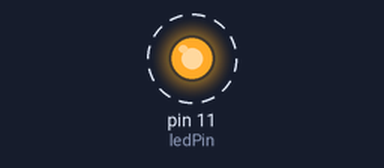
The sketch below on a simulated Arduino Uno, built with avr-gcc and run on an emulated ATmega328P. On the bench: output pins drawn as LEDs (lit = HIGH). Dashed ring = blinking.

Above: at 0.5 s.
Timing chart, 0 to 4.6 s (numbered marks = the images above):
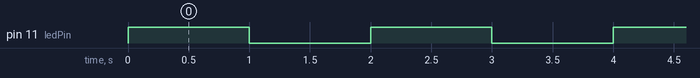

Measured:
- by itself, pin 11 (ledPin): alternates HIGH for 1.0 s and LOW for 1.0 s

The sketch:

01LEDflash.ino
```cpp
// Initalize your global variables here
const int ledPin = 11;

/* Set up code that will only run once goes here.
 *
 */
void setup() {
  // Initialise the type of the Output and Input pins.
  pinMode(ledPin, OUTPUT);
}

/* Code to run repeteadly goes here. Put the main
 *  logic of your program here.
 */
void loop() {
  digitalWrite(ledPin, HIGH);
  delay(1000);
  digitalWrite(ledPin, LOW);
  delay(1000);
}
```
